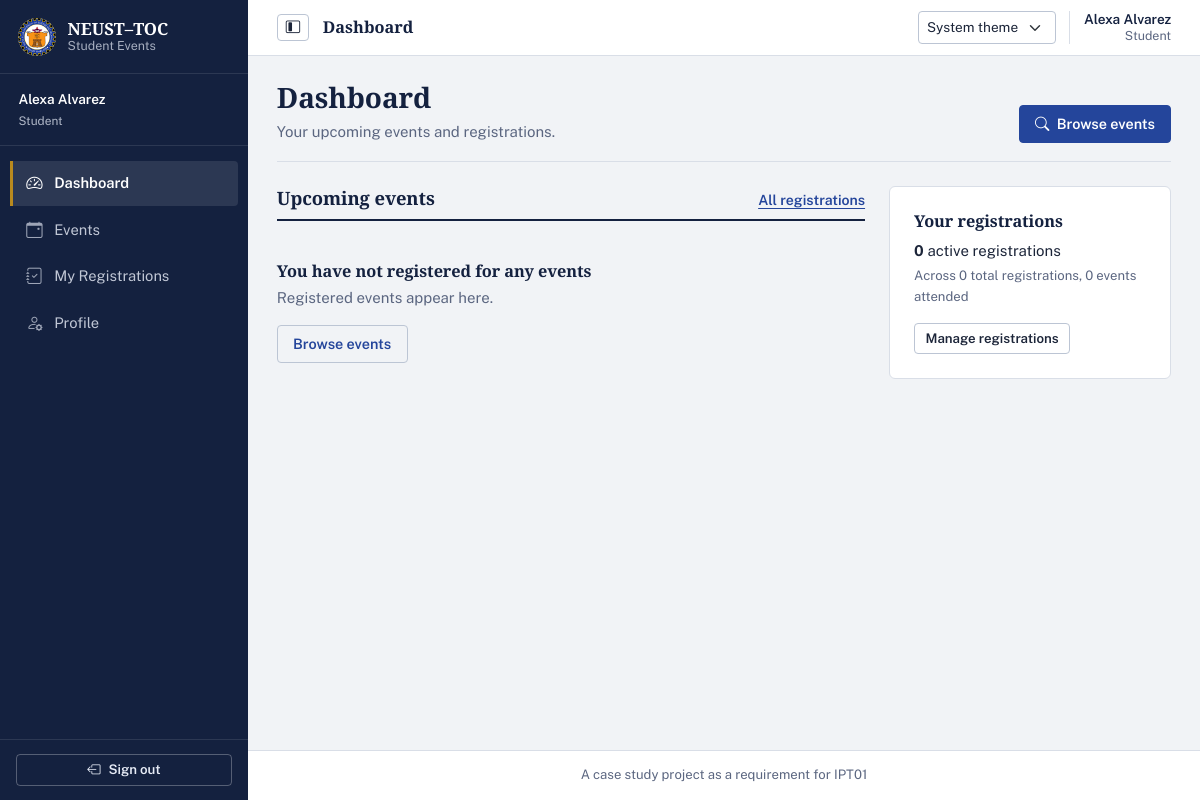
The app's page /student/dashboard (signed in), older data.
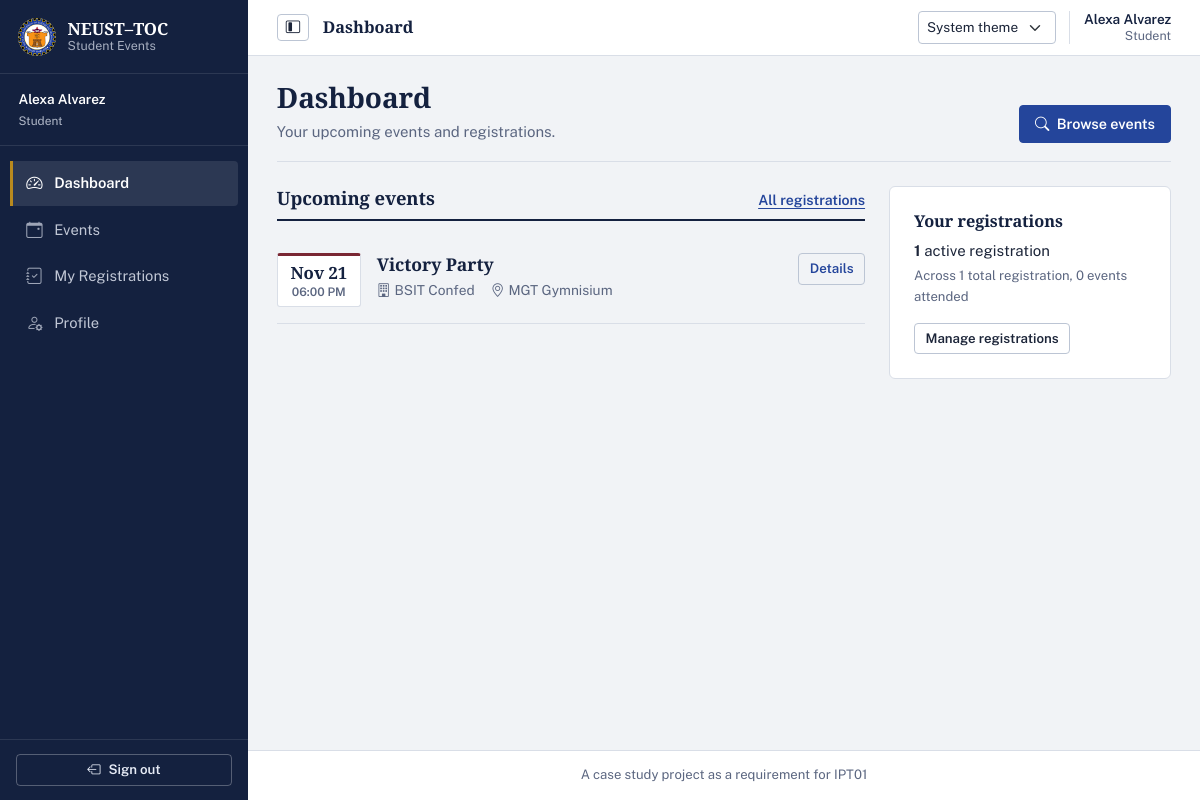
The same page, newer data.
### tables this page shows
CREATE TABLE registrations (
    registration_id INTEGER PRIMARY KEY AUTOINCREMENT,
    event_id INTEGER NOT NULL,
    user_id INTEGER NOT NULL,
    registered_at TEXT NOT NULL DEFAULT (strftime('%Y-%m-%d %H:%M:%S', 'now', 'localtime')),
    status TEXT NOT NULL DEFAULT 'registered' CHECK(status IN ('registered', 'cancelled')),
    UNIQUE(event_id, user_id),
    FOREIGN KEY (event_id) REFERENCES events(event_id) ON DELETE RESTRICT,
    FOREIGN KEY (user_id) REFERENCES users(user_id) ON DELETE RESTRICT
);

CREATE TABLE events (
    event_id INTEGER PRIMARY KEY AUTOINCREMENT,
    organization_id INTEGER NOT NULL,
    created_by INTEGER NOT NULL,
    title TEXT NOT NULL,
    description TEXT NOT NULL,
    venue TEXT NOT NULL,
    start_at TEXT NOT NULL,
    end_at TEXT,
    registration_deadline TEXT NOT NULL,
    capacity INTEGER NOT NULL CHECK(capacity > 0),
    status TEXT NOT NULL DEFAULT 'draft' CHECK(status IN ('draft', 'published', 'cancelled', 'completed')),
    created_at TEXT NOT NULL DEFAULT (strftime('%Y-%m-%d %H:%M:%S', 'now', 'localtime')),
    updated_at TEXT,
    FOREIGN KEY (organization_id) REFERENCES organizations(organization_id) ON DELETE RESTRICT,
    FOREIGN KEY (created_by) REFERENCES users(user_id) ON DELETE RESTRICT
);

CREATE TABLE organizations (
    organization_id INTEGER PRIMARY KEY AUTOINCREMENT,
    name TEXT NOT NULL UNIQUE,
    description TEXT,
    contact_email TEXT,
    is_active INTEGER NOT NULL DEFAULT 1 CHECK(is_active IN (0, 1)),
    created_at TEXT NOT NULL DEFAULT (strftime('%Y-%m-%d %H:%M:%S', 'now', 'localtime'))
);

### student_routes.py (the view)
@student_bp.route('/dashboard')
@student_required
def dashboard():
    db = get_db()
    orgs = auth_service.get_user_organizations(db, session['user_id'])
    organization_ids = [org['organization_id'] for org in orgs]
    stats = report_service.get_student_dashboard_stats(
        db, session['user_id'], organization_ids
    )
    return render_template('student/dashboard.html', stats=stats)

### db.py (called while the page is built)
def get_db():
    if 'db' not in g:
        db_path = current_app.config.get('DATABASE', Config.DATABASE)
        g.db = sqlite3.connect(db_path)
        g.db.row_factory = sqlite3.Row
        g.db.execute('PRAGMA foreign_keys = ON')
    return g.db

### services/auth_service.py (called while the page is built)
def get_user_by_id(db, user_id):
    return db.execute('SELECT * FROM users WHERE user_id = ?', (user_id,)).fetchone()

def get_user_organizations(db, user_id):
    return db.execute(
        '''SELECT o.*, om.member_role
           FROM organizations o
           JOIN organization_members om ON o.organization_id = om.organization_id
           WHERE om.user_id = ? AND o.is_active = 1
           ORDER BY o.name''',
        (user_id,)
    ).fetchall()

### services/event_service.py (called while the page is built)
def complete_expired_published_events(db, now=None):
    now = now or datetime.now()
    now_str = now.strftime('%Y-%m-%d %H:%M:%S')
    cursor = db.execute(
        '''UPDATE events
           SET status = 'completed', updated_at = ?
           WHERE status = 'published'
             AND NULLIF(end_at, '') IS NOT NULL
             AND end_at <= ?''',
        (now_str, now_str)
    )
    completed_count = cursor.rowcount
    db.commit()
    return completed_count

### templates/student/dashboard.html (shortened to what this page needs)
{% extends "base.html" %}
{% block content %}
<header class="workspace-intro">
    <div>
        <h1>Dashboard</h1>
        <p>Your upcoming events and registrations.</p>
    </div>
    <a href="{{ url_for('student.events') }}" class="btn btn-primary">
        <i class="bi bi-search me-1" aria-hidden="true"></i> Browse events
    </a>
</header>
<section class="row g-4" aria-label="Your events">
    <div class="col-lg-8">
        <div class="section-rule mb-3">
            <h2>Upcoming events</h2>
            <a href="{{ url_for('student.registrations') }}">All registrations</a>
        </div>
        {% if stats.upcoming_events %}
        <div class="registration-list">
            {% for evt in stats.upcoming_events %}
            <article class="event-listing">
                <div class="event-date-block">
                    <span>{{ evt.start_at|datetimeformat('%b %d') }}</span>
                    <small class="d-block">{{ evt.start_at|datetimeformat('%I:%M %p') }}</small>
                </div>
                <div>
                    <h3 class="event-listing-title">
                        <a href="{{ url_for('student.event_detail', event_id=evt.event_id) }}" class="text-decoration-none">{{ evt.title }}</a>
                    </h3>
                    <div class="event-listing-meta">
                        <span><i class="bi bi-building me-1" aria-hidden="true"></i>{{ evt.organization_name }}</span>
                        <span><i class="bi bi-geo-alt me-1" aria-hidden="true"></i>{{ evt.venue }}</span>
                    </div>
                </div>
                <a href="{{ url_for('student.event_detail', event_id=evt.event_id) }}" class="btn btn-sm btn-outline-primary">Details</a>
            </article>
            {% endfor %}
        </div>
        {% else %}
        <div class="py-4">
            <h3 class="h5 mb-1">You have not registered for any events</h3>
            <p class="text-muted mb-3">Registered events appear here.</p>
            <a href="{{ url_for('student.events') }}" class="btn btn-outline-primary">Browse events</a>
        </div>
        {% endif %}
    </div>
    <aside class="col-lg-4" aria-label="Participation summary">
        <section class="card">
            <div class="card-body p-3 p-lg-4">
                <h2 class="h5">Your registrations</h2>
                <p class="mb-1"><strong>{{ stats.active_registrations }}</strong> active registration{{ '' if stats.active_registrations == 1 else 's' }}</p>
                <p class="text-muted small mb-3">Across {{ stats.total_registrations }} total registration{{ '' if stats.total_registrations == 1 else 's' }}, {{ stats.events_attended }} event{{ '' if stats.events_attended == 1 else 's' }} attended</p>
                <a href="{{ url_for('student.registrations') }}" class="btn btn-outline-secondary btn-sm">Manage registrations</a>
            </div>
        </section>
    </aside>
</section>
{% endblock %}

Row changes from the older to the newer data that the page shows:
added registrations: start_at "Nov 21", start_at "06:00 PM", title "Victory Party", organization_name "BSIT Confed", venue "MGT Gymnisium"
Text that changed along with them:
{{ stats.active_registrations }}: "0" → "1"
{{ stats.total_registrations }}: "0" → "1"
{{ '' if stats.active_registrations == 1 else 's' }}: "s" → (not shown)
{{ '' if stats.total_registrations == 1 else 's' }}: "s" → (not shown)
text no longer shown: "You have not registered for any events Registered events appear here. Browse events"
